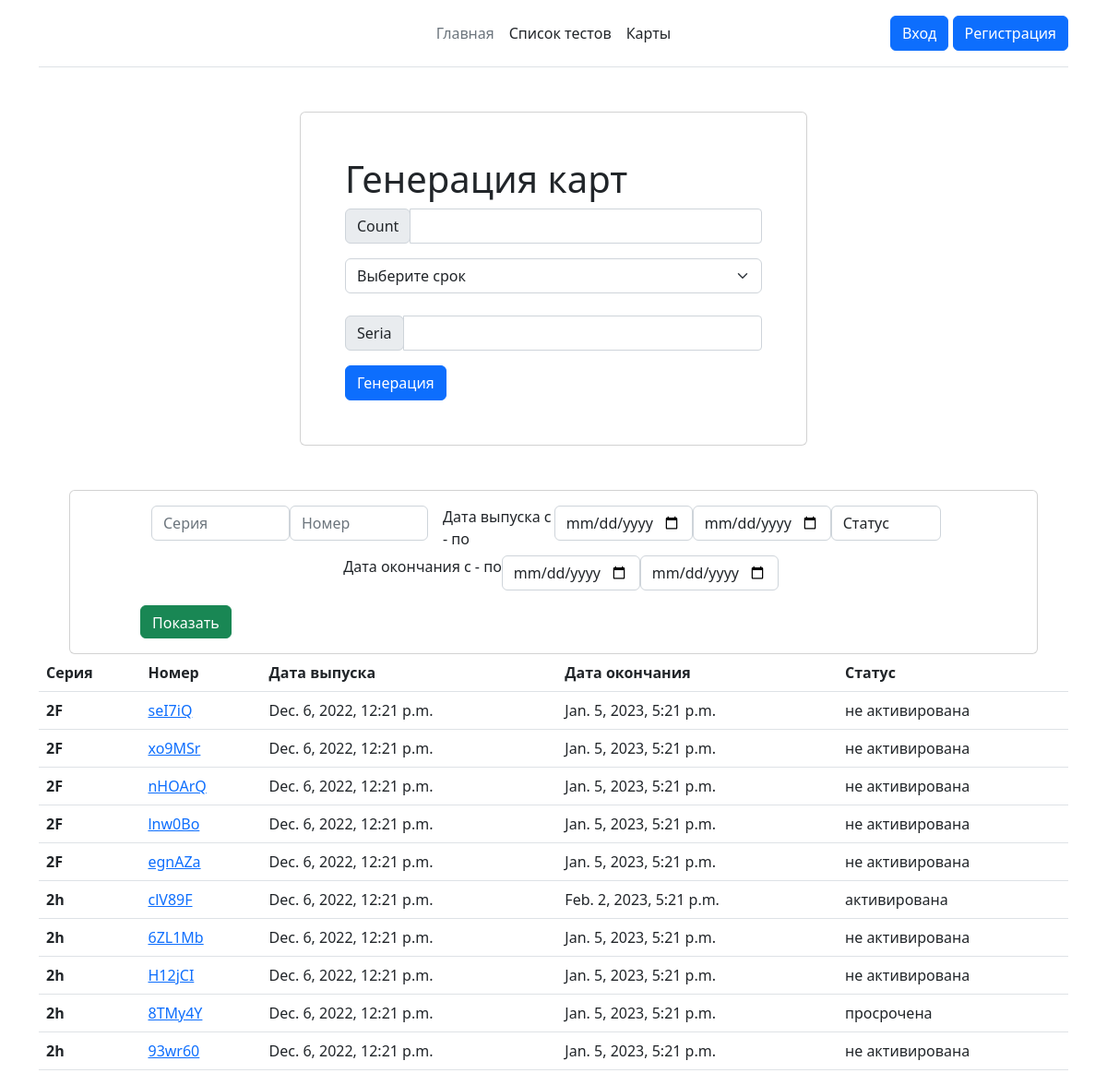
Screenshot of /all_cards with the database file from the repository.
### cards/models.py (models this page shows, shortened)
class Cards(models.Model):
    CHOICES = (
        ('не активирована', 'не активирована'),
        ('активирована', 'активирована'),
        ('просрочена', 'просрочена'),
    )
    series = models.CharField(max_length=2, verbose_name='Серия')
    number = models.CharField(max_length=6, verbose_name='Номер')
    data_start = models.DateTimeField(auto_now_add=True, verbose_name='Дата выпуска')
    data_end = models.DateTimeField(default=gen_time, verbose_name='Дата окончания')
    last_used = models.DateTimeField(blank=True, null=True, verbose_name='Дата последнего использования')
    summ = models.PositiveIntegerField(default=0, verbose_name='Сумма')
    status = models.CharField(default='не активирована', choices=CHOICES, max_length=15, verbose_name='Статус карты')

### cards/views.py (the view, shortened to what this page needs)
# urls.py: path('all_cards', HomePageCards.as_view(template_name="home_cards.html"), name = 'home_cards'),
class HomePageCards(ListView):
    model = Cards
    context_object_name = 'all_cards_list'
    def get_context_data(self, **kwargs):
        context = super().get_context_data(**kwargs)
        context['filter'] = CardsFilter(self.request.GET.dict(), queryset=self.get_queryset())
        context['filter'].queryset = context['filter'].queryset.all()
        return context

### cards/templates/home_cards.html (shortened to what this page needs)
{% extends 'navbar.html' %}
{% block content %}
<div class="container d-flex form-card car-add-form card mt-sm-5 p-2 p-sm-3 p-md-5 mt-0" style="max-width: 550px">
    <h1>Генерация карт</h1>
    <form method="POST">
        <div class="input-group input-group-sm mb-3">
            <div class="input-group-prepend">
              <span class="input-group-text" id="inputGroup-sizing-sm">Count</span>
            </div>
            <input type="number" class="form-control" aria-label="Count" name="count" aria-describedby="inputGroup-sizing-sm" required>
        </div>
        <select class="form-select" aria-label="Default select example" name="data" required>
            <option selected>Выберите срок</option>
        </select></br>
        <div class="input-group input-group-sm mb-3">
            <div class="input-group-prepend">
              <span class="input-group-text" id="inputGroup-sizing-sm">Seria</span>
            </div>
            <input type="text" class="form-control" aria-label="Seria" name="seria" aria-describedby="inputGroup-sizing-sm" maxlength="2" required>
        </div>
        <button type="submit" class="btn next-btn btn-primary">Генерация</button>
    </form>
</div>
<div id="filter-div" class="mt-0 mt-md-4">
    <div class="container filter-card d-flex card mt-0 mt-md-3" id="filtration-div" style="max-width: 1050px">
        <div class="card-body">
            <div class="pe-md-5 d-flex justify-content-center ps-md-5">
                <form method="GET" id="filter-form">
                    <div class="container d-flex flex-md-row justify-content-center flex-column">
                        <div class="price-inp-div d-flex justify-content-center me-0">
                            <div class="filter-inp-div input-group mb-3" style="width: 150px">
                                <input type="text" value="{% if request.GET.series %}{{ request.GET.series}}{% endif %}" id="series" name="series" placeholder="Серия" class="count-control form-control first-filter-div">
                            </div>
                            <div class="filter-inp-div input-group mb-3" style="width: 150px">
                                <input type="text" value="{% if request.GET.number %}{{ request.GET.number}}{% endif %}" id="number" name="number" placeholder="Номер" class="count-control form-control second-filter-div">
                            </div>
                        </div>
                        <div class="ms-md-3 d-flex justify-content-center">Дата выпуска с - по
                            <div class="filter-inp-div first-second input-group mb-3" style="width: 150px">
                                <input type="date" value="" placeholder="Дата выпуска" id="data_start__gt" name="data_start__gt" class="count-control form-control first-filter-div">
                            </div>
                            <div class="filter-inp-div first-second input-group mb-3" style="width: 150px">
                                <input type="date" value="" placeholder="Дата окончания" name="data_start__lt" id="data_start__lt" class="count-control form-control second-filter-div">
                            </div>
                        </div>
                        <div class="d-flex flex-row justify-content-center">
                            <div class="filter-inp-div one-filter form-group mb-2 me-lg-3">
                                <select class="count-control form-control serialize" name="status" id="status">
                                    <option value="" disabled selected>Статус</option>
                                </select>
                            </div>
                        </div>
                    </div>
                    <div class="ms-md-3 d-flex justify-content-center">Дата окончания с - по
                        <div class="filter-inp-div first-second input-group mb-3" style="width: 150px">
                            <input type="date" value="" placeholder="Дата выпуска" id="data_end__gt" name="data_end__gt" class="count-control form-control first-filter-div">
                        </div>
                        <div class="filter-inp-div first-second input-group mb-3" style="width: 150px">
                            <input type="date" value="" placeholder="Дата окончания" name="data_end__lt" id="data_end__lt" class="count-control form-control second-filter-div">
                        </div>
                    </div>
                    <div class="d-flex flex-column flex-sm-row justify-content-between">
                        <div class="d-flex justify-content-center">
                            <button type="submit" id="show-qs-btn" class="btn subm btn-success me-2" style="height: 36px">Показать</button>
                        </div>
                    </div>
                </form>
            </div>
        </div>
    </div>
</div>
{% if filter.qs %}
<div class="container">
    <table class="table">
        <thead>
        <tr>
            <th scope="col">Серия</th>
            <th scope="col">Номер</th>
            <th scope="col">Дата выпуска</th>
            <th scope="col">Дата окончания</th>
            <th scope="col">Статус</th>
        </tr>
        </thead>
        <tbody>
            {% for card in filter.qs %}
                <tr>
                    <th scope="row">{{card.series}}</th>
                    <td><a href="/cards/{{card.pk}}">{{card.number}}</a></td>
                    <td>{{card.data_start}}</td>
                    <td>{{card.data_end}}</td>
                    <td>{{card.status}}</td>
                </tr>
            {% endfor %}
        </tbody>
    </table>
</div>
{% endif %}
{% endblock %}

### main/templates/navbar.html (shortened to what this page needs)
<!DOCTYPE html>
{% load static %}
<html>
<head>
    <link href="https://cdn.jsdelivr.net/npm/bootstrap@5.2.2/dist/css/bootstrap.min.css" rel="stylesheet">
</head>
<body>
    <div class="container">
        <header class="d-flex flex-wrap align-items-center justify-content-center justify-content-md-between py-3 mb-4 border-bottom">
          <a href="/" class="d-flex align-items-center col-md-3 mb-2 mb-md-0 text-dark text-decoration-none">
            <svg class="bi me-2" width="40" height="32" role="img" aria-label="Bootstrap"><use xlink:href="#bootstrap"/></svg>
          </a>
          <ul class="nav col-12 col-md-auto mb-2 justify-content-center mb-md-0">
            <li><a href="{% url 'home'%}" class="nav-link px-2 link-secondary">Главная</a></li>
            <li><a href="{% url 'home_questions'%}" class="nav-link px-2 link-dark">Список тестов</a></li>
            <li><a href="{% url 'home_cards'%}" class="nav-link px-2 link-dark">Карты</a></li>
          </ul>
          <div class="col-md-3 text-end">
            {% if user.is_authenticated %}
                <a class="btn btn-primary" href="{% url 'logout'%}" role="button">Выход</a>
            {% else %}
                <a class="btn btn-primary" href="{% url 'login'%}" role="button">Вход</a>
                <a class="btn btn-primary" href="{% url 'register_user'%}" role="button">Регистрация</a>
            {% endif %}
          </div>
        </header>
    </div>
    {% block content %}{% endblock %}
</body>
</html>
</body>
</html>

### rows the page displays
Cards: series "2F", number "seI7iQ", data_start "Dec. 6, 2022, 12:21 p.m.", data_end "Jan. 5, 2023, 5:21 p.m.", status "не активирована"
Cards: series "2F", number "xo9MSr", data_start "Dec. 6, 2022, 12:21 p.m.", data_end "Jan. 5, 2023, 5:21 p.m.", status "не активирована"
Cards: series "2F", number "nHOArQ", data_start "Dec. 6, 2022, 12:21 p.m.", data_end "Jan. 5, 2023, 5:21 p.m.", status "не активирована"
Cards: series "2F", number "lnw0Bo", data_start "Dec. 6, 2022, 12:21 p.m.", data_end "Jan. 5, 2023, 5:21 p.m.", status "не активирована"
Cards: series "2F", number "egnAZa", data_start "Dec. 6, 2022, 12:21 p.m.", data_end "Jan. 5, 2023, 5:21 p.m.", status "не активирована"
Cards: series "2h", number "clV89F", data_start "Dec. 6, 2022, 12:21 p.m.", data_end "Feb. 2, 2023, 5:21 p.m.", status "активирована"
Cards: series "2h", number "6ZL1Mb", data_start "Dec. 6, 2022, 12:21 p.m.", data_end "Jan. 5, 2023, 5:21 p.m.", status "не активирована"
Cards: series "2h", number "H12jCI", data_start "Dec. 6, 2022, 12:21 p.m.", data_end "Jan. 5, 2023, 5:21 p.m.", status "не активирована"
Cards: series "2h", number "8TMy4Y", data_start "Dec. 6, 2022, 12:21 p.m.", data_end "Jan. 5, 2023, 5:21 p.m.", status "просрочена"
Cards: series "2h", number "93wr60", data_start "Dec. 6, 2022, 12:21 p.m.", data_end "Jan. 5, 2023, 5:21 p.m.", status "не активирована"
